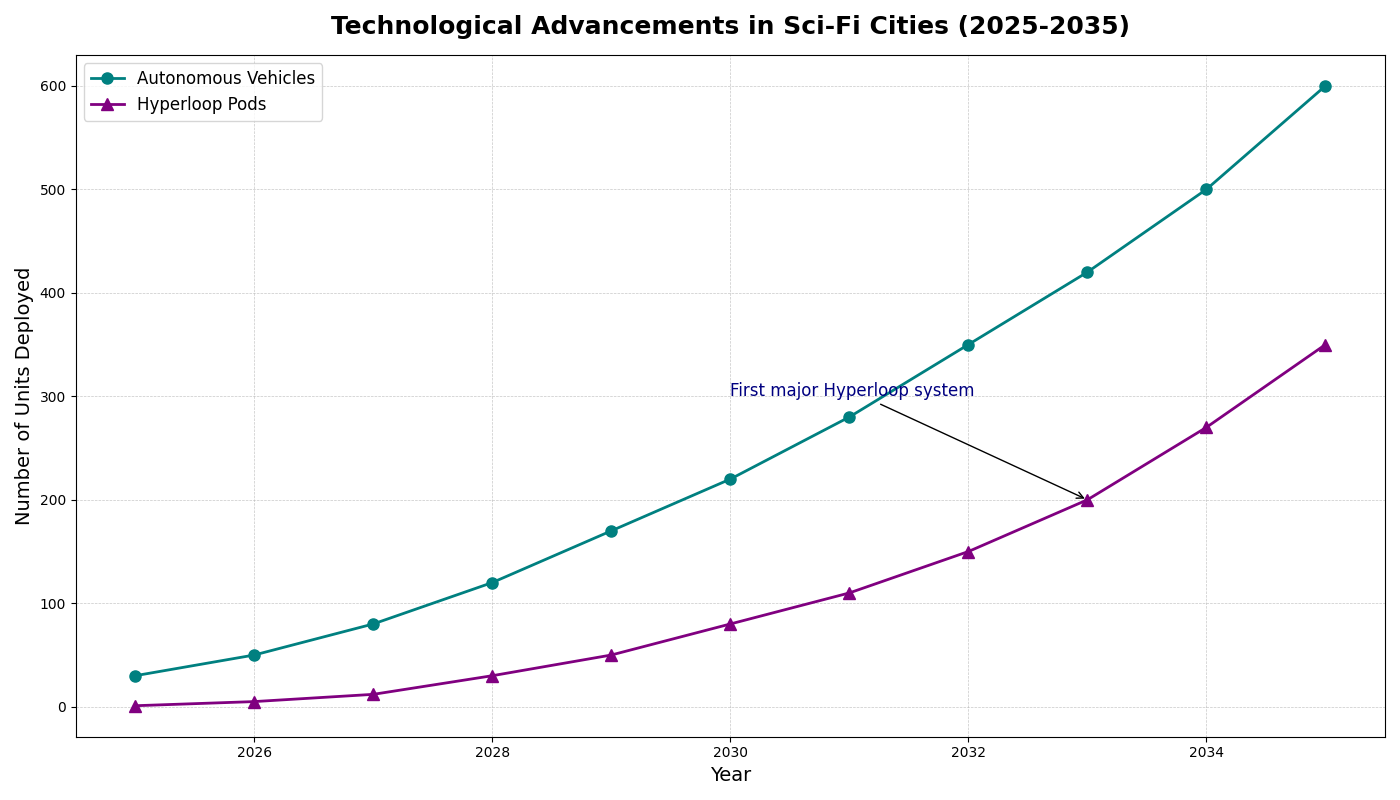

Here is the Python script that generated this plot:
import matplotlib.pyplot as plt
import numpy as np

# Data
years = np.arange(2025, 2036)
auto_vehicles = np.array([30, 50, 80, 120, 170, 220, 280, 350, 420, 500, 600])
hyperloop_pods = np.array([1, 5, 12, 30, 50, 80, 110, 150, 200, 270, 350])

# Setup the figure
fig, ax1 = plt.subplots(figsize=(14, 8))

# Plot Autonomous Vehicles
ax1.plot(years, auto_vehicles, color='teal', marker='o', linestyle='-', linewidth=2, markersize=8, label='Autonomous Vehicles')

# Plot Hyperloop Pods
ax1.plot(years, hyperloop_pods, color='purple', marker='^', linestyle='-', linewidth=2, markersize=8, label='Hyperloop Pods')

# Title and Labels
ax1.set_title('Technological Advancements in Sci-Fi Cities (2025-2035)', fontsize=18, fontweight='bold', pad=15)
ax1.set_xlabel('Year', fontsize=14)
ax1.set_ylabel('Number of Units Deployed', fontsize=14)

# Adding Legend
ax1.legend(loc='upper left', fontsize=12)

# Adding Grid
ax1.grid(True, linestyle='--', linewidth=0.5, alpha=0.7)

# Annotate key milestones
ax1.annotate('First major Hyperloop system', xy=(2033, hyperloop_pods[8]), xytext=(2030, 300),
             arrowprops=dict(facecolor='gray', arrowstyle='->'), fontsize=12, color='navy')

# Automatically adjust the layout to prevent overlap
plt.tight_layout()

# Show the plot
plt.show()
